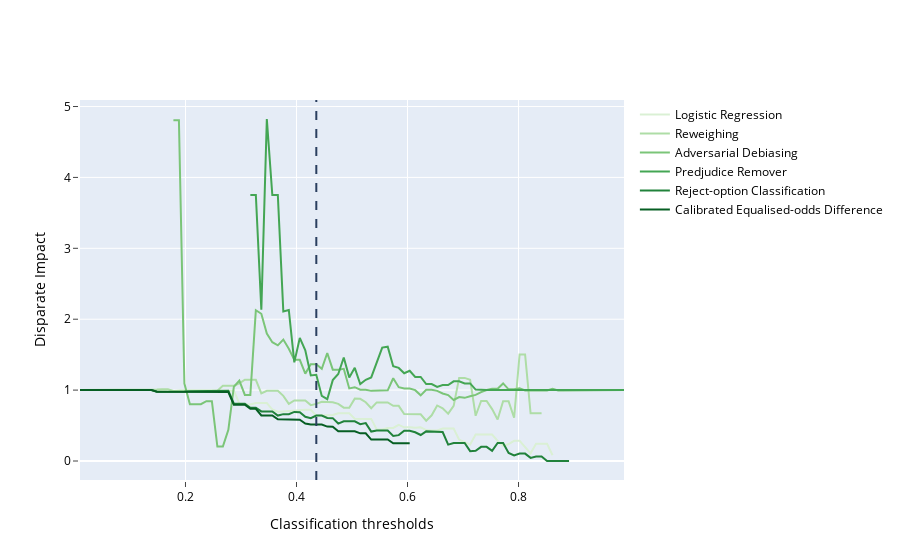

The code cell stored with this chart in its notebook:
### Code cell
disp_imp_files = {'Files' : ['LR_disp_imp_arr.json', 'RW_disp_imp_arr.json', 'AD_disp_imp_arr.json', 
    'PR_disp_imp_arr.json', 'ROC_disp_imp_arr.json', 'CEOD_disp_imp_arr.json'], 
    'Names': ['Logistic Regression', 'Reweighing', 'Adversarial Debiasing', 'Predjudice Remover', 
    'Reject-option Classification', 'Calibrated Equalised-odds Difference']}
plot_plotly_graphs(metric = 'Disparate Impact', filenames = disp_imp_files, filepath = 'disp_imp_plotly.html')
